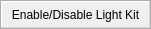
<?xml version="1.0" encoding="UTF-8"?>
<!-- SPDX-FileCopyrightText: Copyright (c) Kitware Inc. -->
<!-- SPDX-License-Identifier: BSD-3-Clause -->
<ui version="4.0">
 <class>pqLightToolbar</class>
 <widget class="QToolBar" name="pqLightToolbar">
  <property name="enabled">
   <bool>true</bool>
  </property>
  <property name="geometry">
   <rect>
    <x>0</x>
    <y>0</y>
    <width>136</width>
    <height>24</height>
   </rect>
  </property>
  <property name="windowTitle">
   <string>Light controls</string>
  </property>
  <property name="orientation">
   <enum>Qt::Orientation::Horizontal</enum>
  </property>
  <action name="actionActiveLightKit">
   <property name="checkable">
    <bool>true</bool>
   </property>
   <property name="enabled">
    <bool>true</bool>
   </property>
   <property name="icon">
    <iconset resource="../../../Components/Resources/pqComponents.qrc">
     <normaloff>:/pqWidgets/Icons/pqLightOff.svg</normaloff>
     <normalon>:/pqWidgets/Icons/pqLightOn.svg</normalon>
     <activeoff>:/pqWidgets/Icons/pqLightOff.svg</activeoff>
     <activeon>:/pqWidgets/Icons/pqLightOn.svg</activeon>:/pqWidgets/Icons/pqLightOff.svg</iconset>
   </property>
   <property name="text" >
    <string>Enable/Disable Light Kit</string>
   </property>
  </action>
  <addaction name="actionActiveLightKit" />
 </widget>
 <resources>
  <include location="../../../Components/Resources/pqComponents.qrc"/>
  <include location="../pqComponents.qrc"/>
 </resources>
 <connections/>
</ui>
